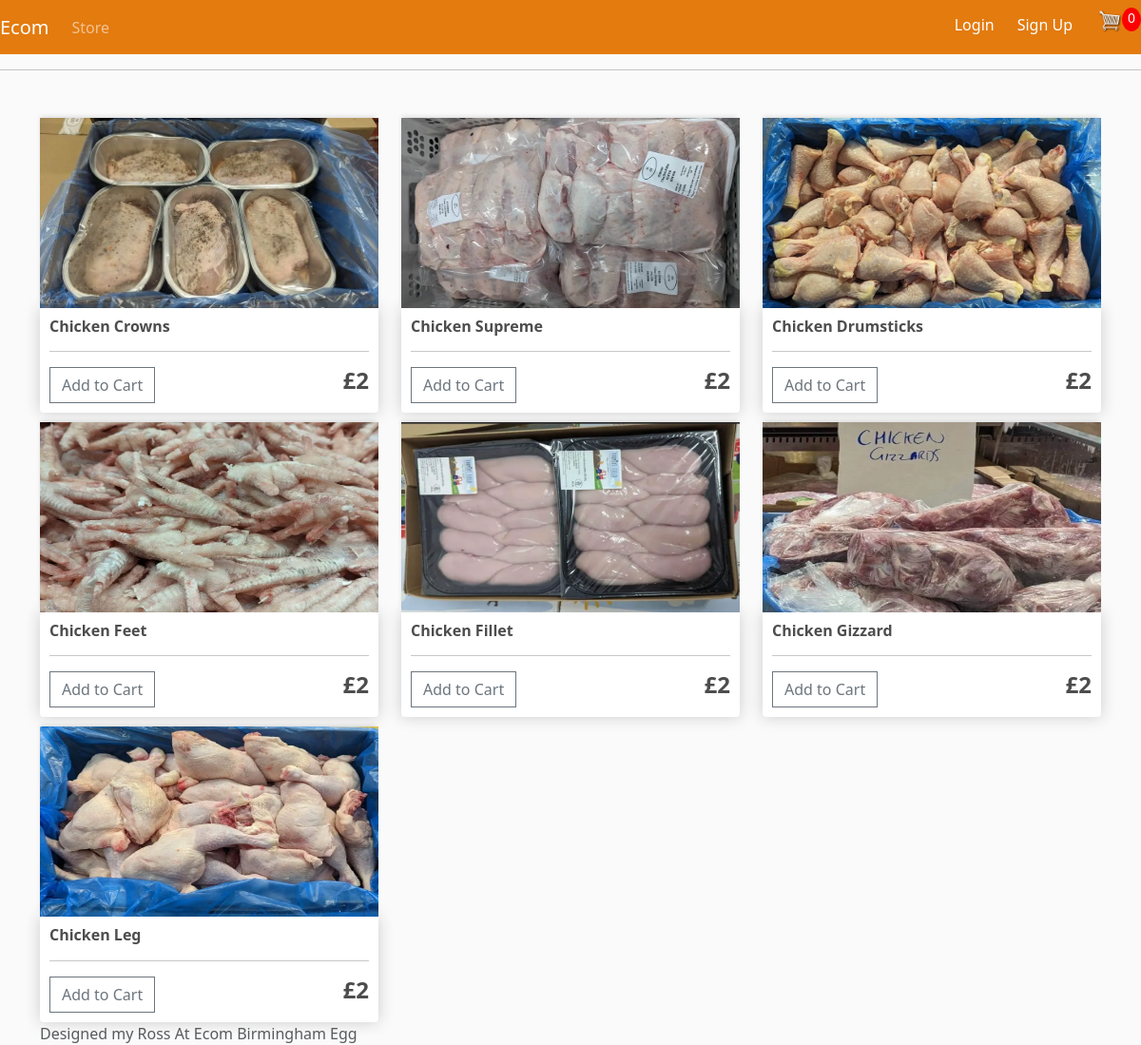
Before: / with the older database file.
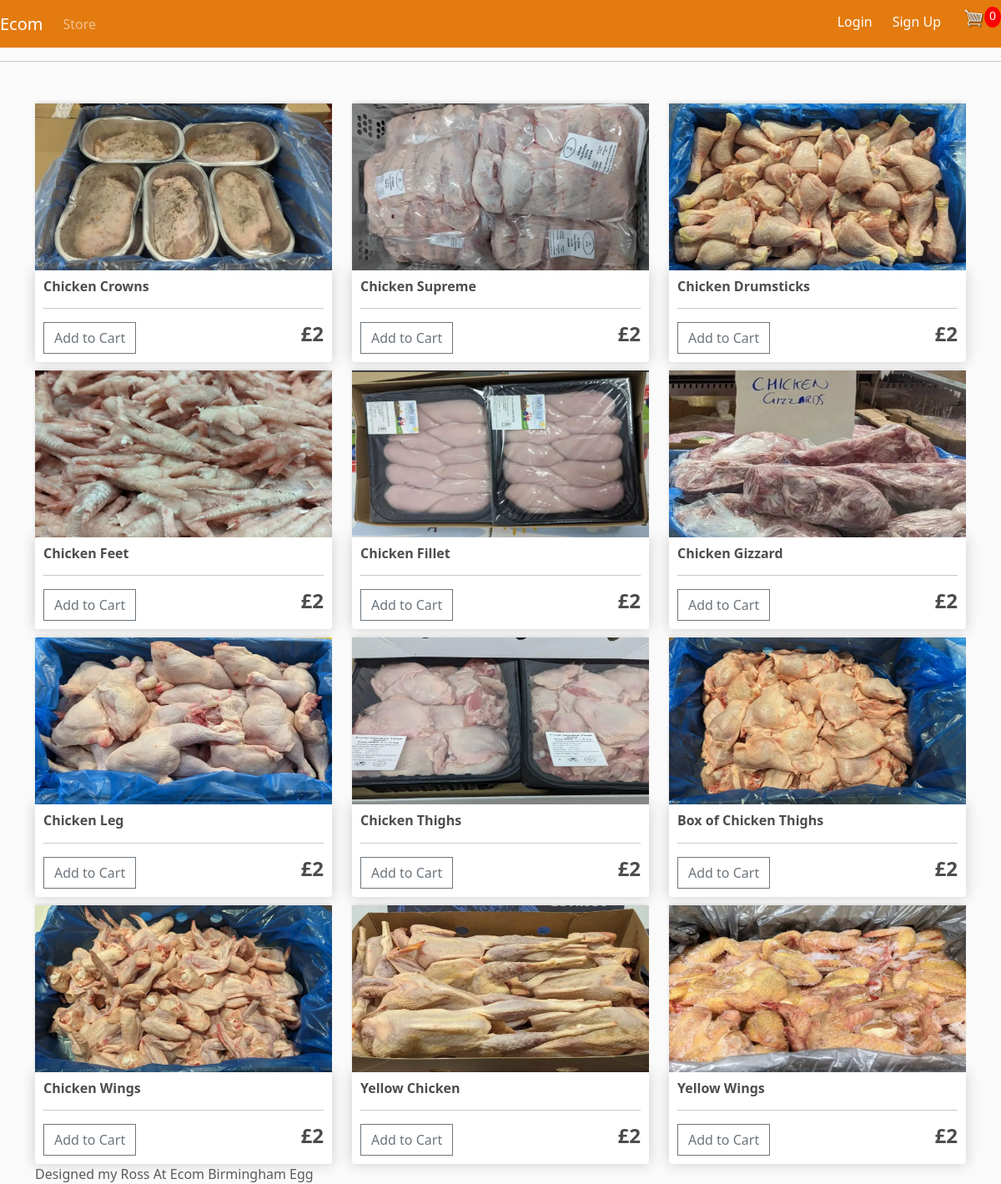
After: the same page with the newer database file.
### store/models.py (models this page shows, shortened)
class Product(models.Model):
    name = models.CharField(max_length=200)
    price = models.FloatField()
    digital = models.BooleanField(default=False, null=True, blank=False)
    image = models.ImageField(null=True, blank=True)
    @property
    def imageURL(self):
        try:
            url = self.image.url
        except:
            url = ''
        return url

### store/views.py (the view)
# urls.py: path('', include('store.urls')),
def store(request):
    data = cartData(request)
    cartItems = data['cartItems']
    order = data['order']
    items = data['items']
    products = Product.objects.all()
    context = {'products': products, 'cartItems': cartItems}
    return render(request, 'store/store.html', context)

### ecommerce/context_processors.py (called while the page is built)
def login_check_func(request):
    if request.user.is_authenticated:
        is_login = True
    else:
        is_login = False
    return {'is_login':is_login}

### store/utils.py (called while the page is built, shortened)
def cookieCart(request):
    try:
        cart = json.loads(request.COOKIES['cart'])
    except:
        cart = {}
        print('CART:', cart)
    items = []
    order = {'get_cart_total': 0, 'get_cart_items': 0, 'shipping': False}
    cartItems = order['get_cart_items']
    return {'cartItems': cartItems, 'order': order, 'items': items}

def cartData(request):
    if request.user.is_authenticated:
        customer = request.user.customer
        order, created = Order.objects.get_or_create(customer=customer, complete=False)
        items = order.orderitem_set.all()
        cartItems = order.get_cart_items
    else:
        cookieData = cookieCart(request)
        cartItems = cookieData['cartItems']
        order = cookieData['order']
        items = cookieData['items']
    return {'cartItems': cartItems, 'order': order, 'items': items}

### store/templates/store/Store.html
{% extends 'store/main.html' %}
{% block content %}
{% load static %}
<div class="row">
    {% for product in products %}
    <div class="col-lg-4">
        <img class="thumbnail" src="{% static product.imageURL %}">
        <div class="box-element product">
            <h6><strong>{{ product.name }}</strong></h6>
            <hr>
            <button data-product="{{product.id}}" data-action="add"
                    class="btn btn-outline-secondary add-btn update-cart">Add to Cart
            </button>
            <h4 style="display: inline-block; float: right"><strong>£2</strong></h4>
        </div>
    </div>
    {% endfor %}
</div>
{% endblock content %}

### store/templates/store/Main.html (shortened to what this page needs)
<!doctype html>
{% load static %}
<html lang="en">
<head>
    <link rel="stylesheet" href="https://cdn.jsdelivr.net/npm/bootstrap@5.3.3/dist/css/bootstrap.min.css">
    <link rel="stylesheet" type="text/css" href="{% static 'css/main.css' %}">
    <link rel="stylesheet" type="text/css" href="https://cdnjs.cloudflare.com/ajax/libs/toastr.js/latest/toastr.min.css">
</head>
<body>
<nav class="navbar navbar-expand-lg navbar-dark bg-dark">
    <a class="navbar-brand" href="{% url 'store' %}">Ecom</a>
    <div class="collapse navbar-collapse" id="navbarSupportedContent">
        <ul class="navbar-nav me-auto mb-2 mb-lg-0">
            <li class="nav-item">
                <a class="nav-link" href="{% url 'store' %}">Store </a>
            </li>
        </ul>
        <div class="form-inline my-2 my-lg-0 cart-info">
            {% if not is_login %}
            <a href="{% url 'User:login' %}" class="btn btn-warning loginbtn">Login</a>
            <a href="{% url 'User:register_user' %}" class="btn btn-warning loginbtn">Sign Up</a>
            {% else %}
            <form action="{% url 'User:logout' %}" method="post">
                {% csrf_token %}
                <button class="btn btn-warning loginbtn" type="submit">Logout</button>
            </form>
            {% endif %}
            <a href="{% url 'cart:cart' %}">
                <img id="cart-icon" src="{% static 'images/cart.png' %}">
            </a>
            <p id="cart-total">{{cartItems}}</p>
        </div>
    </div>
</nav>
<hr>
<div class="container">
    <br>
    {% block content %}
    {% endblock content %}
</div>
<footer class="footer">
    <div class="container">
        <span class="text-muted">Designed my Ross At Ecom Birmingham Egg</span>
    </div>
</body>
</html>

### static/css/main.css (style rules this page uses)
body { background-color: hsl(0, 0%, 98%); }
h1, h2, h3, h4, h5, h6 { color: hsl(0, 0%, 30%); }
.box-element { box-shadow: hsl(0, 0%, 80%) 0 0 16px; background-color: #fff; border-radius: 4px; padding: 10px; }
.thumbnail { width: 100%; height: 200px; -webkit-box-shadow: -1px -3px 5px -2px rgba(214, 214, 214, 1); -moz-box-shadow: -1px -3px 5px -2px rgba(214, 214, 214, 1); box-shadow: -1px -3px 5px -2px rgba(214, 214, 214, 1); }
.product { border-radius: 0 0 4px 4px; }
.bg-dark { background-color: #e37b0f !important; }
#cart-icon { width: 25px; display: inline-block; margin-left: 15px; }
#cart-total { display: block; text-align: center; color: #fff; background-color: red; width: 20px; height: 25px; border-radius: 50%; font-size: 14px; }
.col-lg-4, .col-lg-6, .col-lg-8, .col-lg-12 { margin-top: 10px; }
.btn { border-radius: 0; }
.cart-info { display: flex; }
.loginbtn { border-radius: 10px; background-color: rgba(0, 0, 0, 0.0);; color: white; border: none; }

Changed rows visible on the page:
added Product: image (picture), name "Chicken Thighs"
added Product: image (picture), name "Box of Chicken Thighs"
added Product: image (picture), name "Chicken Wings"
added Product: image (picture), name "Yellow Chicken"
added Product: image (picture), name "Yellow Wings"
